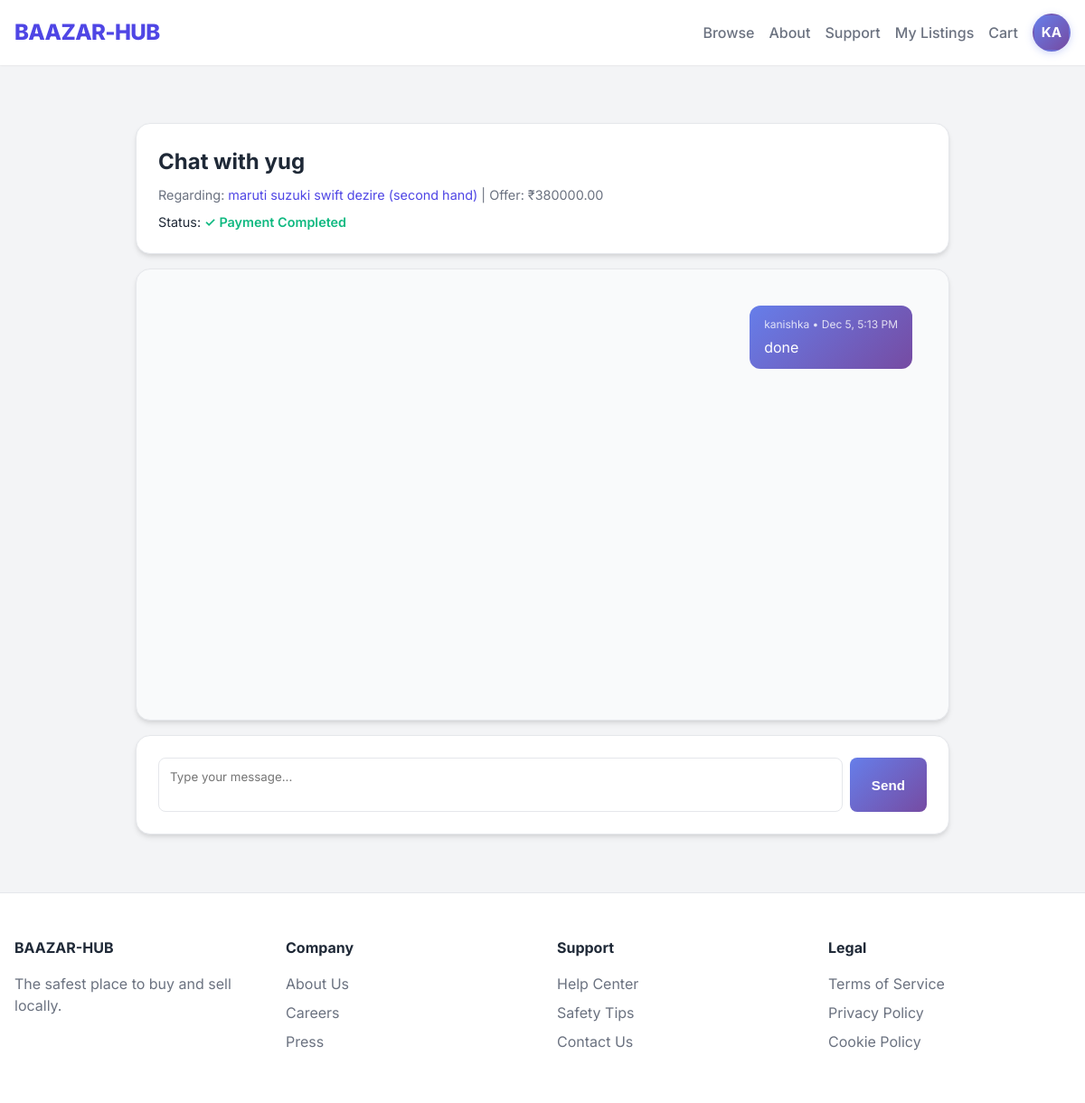
Screenshot of /chat/7/offer/5/ (signed in) with the database file from the repository.
### offers/models.py (models this page shows, shortened)
class Offer(models.Model):
    STATUS_CHOICES = [
        ('pending', 'Pending'),
        ('accepted', 'Accepted'),
        ('rejected', 'Rejected'),
    ]
    buyer = models.ForeignKey(User, on_delete=models.CASCADE, related_name='offers_made')
    listing = models.ForeignKey(Listing, on_delete=models.CASCADE, related_name='offers')
    amount = models.DecimalField(max_digits=10, decimal_places=2)
    status = models.CharField(max_length=20, choices=STATUS_CHOICES, default='pending')
    created_at = models.DateTimeField(auto_now_add=True)
    updated_at = models.DateTimeField(auto_now=True)

### listings/models.py (models this page shows, shortened)
class Listing(models.Model):
    STATUS_CHOICES = [
        ('pending', 'Pending'),
        ('approved', 'Approved'),
        ('rejected', 'Rejected'),
    ]
    title = models.CharField(max_length=255)
    description = models.TextField()
    price = models.DecimalField(max_digits=10, decimal_places=2)
    category = models.ForeignKey(Category, on_delete=models.SET_NULL, null=True, related_name='listings')
    seller = models.ForeignKey(User, on_delete=models.CASCADE, related_name='listings')
    status = models.CharField(max_length=20, choices=STATUS_CHOICES, default='pending')
    created_at = models.DateTimeField(auto_now_add=True)
    updated_at = models.DateTimeField(auto_now=True)
    flags = models.IntegerField(default=0)

### chat/models.py (models this page shows, shortened)
class Message(models.Model):
    sender = models.ForeignKey(User, on_delete=models.CASCADE, related_name='sent_messages')
    receiver = models.ForeignKey(User, on_delete=models.CASCADE, related_name='received_messages')
    offer = models.ForeignKey(Offer, on_delete=models.CASCADE, related_name='messages', null=True, blank=True)
    content = models.TextField()
    timestamp = models.DateTimeField(auto_now_add=True)
    is_read = models.BooleanField(default=False)

### chat/views.py (the view, shortened to what this page needs)
# urls.py: path('<int:user_id>/', chat_with_user, name='chat_with_user'),
@login_required
def chat_with_user(request, user_id, offer_id=None):
    other_user = get_object_or_404(User, id=user_id)
    if offer_id:
        offer = get_object_or_404(Offer, id=offer_id)
        if request.user != offer.buyer and request.user != offer.listing.seller:
            messages.error(request, "You don't have permission to view this chat.")
            return redirect('home')
    if offer:
        chat_messages = Message.objects.filter(
            offer=offer
        ).filter(
            Q(sender=request.user) | Q(receiver=request.user)
        ).select_related('sender', 'receiver').order_by('timestamp')
    else:
        chat_messages = Message.objects.filter(
            Q(sender=request.user, receiver=other_user) |
            Q(sender=other_user, receiver=request.user)
        ).select_related('sender', 'receiver').order_by('timestamp')
    chat_messages.filter(receiver=request.user, is_read=False).update(is_read=True)
    return render(request, 'chat/chat.html', {
        'other_user': other_user,
        'chat_messages': chat_messages,
        'offer': offer
    })

### templates/chat/chat.html (shortened to what this page needs)
{% extends 'base.html' %}
{% block content %}
<div style="max-width: 900px; margin: 2rem auto;">
    <div class="card" style="margin-bottom: 1rem;">
        <div style="display: flex; justify-content: space-between; align-items: start; flex-wrap: wrap; gap: 1rem;">
            <div style="flex: 1;">
                <h1 style="font-size: 1.5rem; margin-bottom: 0.5rem;">Chat with {{ other_user.username }}</h1>
                {% if offer %}
                <p style="color: var(--text-muted); font-size: 0.9rem; margin-bottom: 0.5rem;">
                    Regarding: <a href="{% url 'listing_detail' offer.listing.id %}" style="color: var(--primary-color);">{{ offer.listing.title }}</a>
                    | Offer: ₹{{ offer.amount }}
                </p>
                <p style="font-size: 0.9rem; margin: 0;">
                    Status:
                    {% if offer.status == 'accepted' %}
                        {% if offer.payment and offer.payment.status == 'completed' %}
                            <span style="color: #10b981; font-weight: 600;">✓ Payment Completed</span>
                        {% else %}
                            <span style="color: #f59e0b; font-weight: 600;">⏳ Payment Pending</span>
                        {% endif %}
                    {% elif offer.status == 'rejected' %}<span style="color: #ef4444; font-weight: 600;">✗ Rejected</span>
                    {% else %}<span style="color: #f59e0b; font-weight: 600;">⏳ Pending</span>{% endif %}
                </p>
                {% endif %}
            </div>
        </div>
    </div>
    <div class="card" style="height: 500px; overflow-y: auto; margin-bottom: 1rem; background: #f9fafb;">
        <div id="messages-container" style="padding: 1rem;">
            {% for message in chat_messages %}
            <div style="margin-bottom: 1rem; display: flex; {% if message.sender == user %}justify-content: flex-end{% else %}justify-content: flex-start{% endif %};">
                <div style="max-width: 70%; padding: 0.75rem 1rem; border-radius: 12px; {% if message.sender == user %}background: linear-gradient(135deg, #667eea 0%, #764ba2 100%); color: white;{% else %}background: white; color: var(--text-main); border: 1px solid var(--border-color);{% endif %}">
                    <div style="font-size: 0.75rem; opacity: 0.8; margin-bottom: 0.25rem;">
                        {{ message.sender.username }} • {{ message.timestamp|date:"M j, g:i A" }}
                    </div>
                    <div style="white-space: pre-wrap;">{{ message.content }}</div>
                </div>
            </div>
            {% empty %}
            <p style="text-align: center; color: var(--text-muted); padding: 2rem;">No messages yet. Start the conversation!</p>
            {% endfor %}
        </div>
    </div>
    <div class="card">
        <form method="post" id="message-form">
            <div style="display: flex; gap: 0.5rem;">
                <textarea name="content" id="message-content"
                    style="flex: 1; padding: 0.75rem; border: 1px solid var(--border-color); border-radius: 8px; resize: none; min-height: 60px; font-family: inherit;"
                    placeholder="Type your message..." required></textarea>
                <button type="submit" class="btn btn-primary"
                    style="padding: 0.75rem 1.5rem; border-radius: 8px; background: linear-gradient(135deg, #667eea 0%, #764ba2 100%); color: white; border: none; cursor: pointer; font-weight: 600;">
                    Send
                </button>
            </div>
        </form>
    </div>
</div>
{% endblock %}

### templates/base.html (shortened to what this page needs)
<!DOCTYPE html>
<html lang="en">
<head>
    {% load static %}
    <link rel="stylesheet" href="{% static 'css/style.css' %}">
</head>
<body>
    <nav class="navbar">
        <div class="container navbar-content">
            <a href="/" class="logo">BAAZAR-HUB</a>
            <ul class="nav-links">
                <li><a href="/" class="nav-link">Browse</a></li>
                <li><a href="#" class="nav-link">About</a></li>
                <li><a href="#" class="nav-link">Support</a></li>
                {% if user.is_authenticated %}
                <li><a href="{% url 'my_listings' %}" class="nav-link">My Listings</a></li>
                <li><a href="{% url 'cart_view' %}" class="nav-link">Cart</a></li>
                <li class="profile-dropdown-container" style="position: relative; list-style: none;">
                    <div class="profile-icon"
                         style="width: 42px; height: 42px; border-radius: 50%; background: linear-gradient(135deg, #667eea 0%, #764ba2 100%); color: white; display: flex; align-items: center; justify-content: center; font-weight: 700; font-size: 0.95rem; cursor: pointer; transition: all 0.3s ease; border: 2px solid transparent; box-shadow: 0 2px 8px rgba(102, 126, 234, 0.3); position: relative;">
                        {{ user.username|slice:":2"|upper }}
                    </div>
                </li>
                {% else %}
                <li><a href="{% url 'login' %}" class="nav-link">Log In</a></li>
                <li><a href="{% url 'register' %}" class="btn btn-primary">Sign Up</a></li>
                {% endif %}
            </ul>
        </div>
    </nav>
    <main class="container" style="min-height: 80vh; padding-top: 2rem;">
        {% block content %}{% endblock %}
    </main>
    <footer class="footer">
        <div class="container footer-content">
            <div class="footer-col">
                <h4>BAAZAR-HUB</h4>
                <p style="color: var(--text-muted);">The safest place to buy and sell locally.</p>
            </div>
            <div class="footer-col">
                <h4>Company</h4>
                <ul>
                    <li><a href="#">About Us</a></li>
                    <li><a href="#">Careers</a></li>
                    <li><a href="#">Press</a></li>
                </ul>
            </div>
            <div class="footer-col">
                <h4>Support</h4>
                <ul>
                    <li><a href="#">Help Center</a></li>
                    <li><a href="#">Safety Tips</a></li>
                    <li><a href="#">Contact Us</a></li>
                </ul>
            </div>
            <div class="footer-col">
                <h4>Legal</h4>
                <ul>
                    <li><a href="#">Terms of Service</a></li>
                    <li><a href="#">Privacy Policy</a></li>
                    <li><a href="#">Cookie Policy</a></li>
                </ul>
            </div>
        </div>
    </footer>
</body>
</html>

### static/css/style.css (style rules this page uses)
:root { --primary-color: #4f46e5; --primary-hover: #4338ca; --secondary-color: #10b981; --accent-color: #f59e0b; --danger-color: #ef4444; --dark-bg: #111827; --light-bg: #f3f4f6; --card-bg: #ffffff; --text-main: #1f2937; --text-muted: #6b7280; --border-color: #e5e7eb; --glass-bg: rgba(255, 255, 255, 0.8); --glass-border: rgba(255, 255, 255, 0.3); --shadow-sm: 0 1px 2px 0 rgba(0, 0, 0, 0.05); --shadow-md: 0 4px 6px -1px rgba(0, 0, 0, 0.1), 0 2px 4px -1px rgba(0, 0, 0, 0.06); --shadow-lg: 0 10px 15px -3px rgba(0, 0, 0, 0.1), 0 4px 6px -2px rgba(0, 0, 0, 0.05); --font-family: 'Inter', system-ui, -apple-system, sans-serif; }
* { box-sizing: border-box; margin: 0; padding: 0; }
body { font-family: var(--font-family); background-color: var(--light-bg); color: var(--text-main); line-height: 1.5; }
a { text-decoration: none; color: inherit; }
ul { list-style: none; }
.container { max-width: 1200px; margin: 0 auto; padding: 0 1rem; }
.btn { display: inline-block; padding: 0.75rem 1.5rem; border-radius: 0.5rem; font-weight: 600; cursor: pointer; transition: all 0.2s ease; border: none; font-size: 0.95rem; }
.btn-primary { background-color: var(--primary-color); color: white; }
.card { background-color: var(--card-bg); border-radius: 1rem; box-shadow: var(--shadow-md); padding: 1.5rem; border: 1px solid var(--border-color); }
.navbar { background-color: var(--card-bg); box-shadow: var(--shadow-sm); position: sticky; top: 0; z-index: 100; }
.navbar-content { display: flex; justify-content: space-between; align-items: center; height: 4.5rem; }
.logo { font-size: 1.5rem; font-weight: 800; color: var(--primary-color); letter-spacing: -0.025em; }
.nav-links { display: flex; gap: 2rem; align-items: center; }
.nav-link { color: var(--text-muted); font-weight: 500; transition: color 0.2s; }
.footer { background-color: var(--card-bg); border-top: 1px solid var(--border-color); padding: 3rem 0; margin-top: 4rem; }
.footer-content { display: grid; grid-template-columns: repeat(auto-fit, minmax(200px, 1fr)); gap: 2rem; }
.footer-col h4 { margin-bottom: 1rem; color: var(--text-main); }
.footer-col ul li { margin-bottom: 0.5rem; }
.footer-col ul li a { color: var(--text-muted); }

### templates/base.html (style rules this page uses)
.profile-dropdown-container { position: relative !important; }
.nav-links { display: flex; align-items: center; gap: 1rem; }
.nav-links li { display: flex; align-items: center; }

### rows the page displays
Offer: listing "maruti suzuki swift dezire (second hand)", amount "380000.00"
Message: sender.username "kanishka", timestamp "Dec 5, 5:13 PM", content "done"

### other values shown
{{ user.username|slice:":2"|upper }} "KA"
{{ other_user.username }} "yug"
